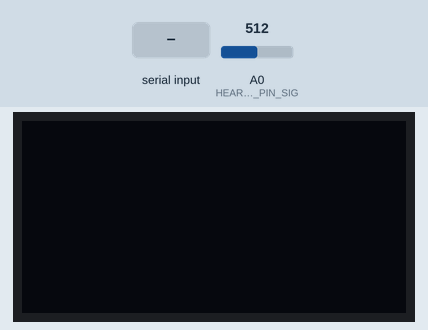
Recording of a sketch running on a simulated Arduino Uno, built with avr-gcc and run on an emulated ATmega328P. Parts: 128×64 one-colour display. Inputs (shaded band) come from the test bench; at power-on: A0 (HEARTPULSE_PIN_SIG) = 512. What the sketch prints to the serial monitor is not drawn.

Above: at 1.0 s.
1.1 s: "HC-05\n" received over Serial
2.6 s: "HC-05\n" received over the second serial link
At 4.6 s:
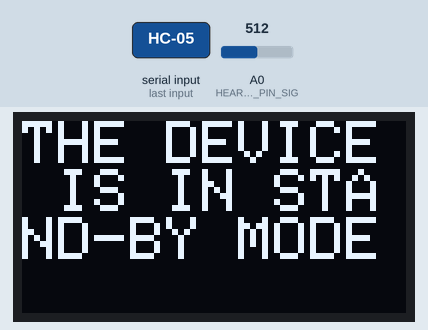
5.6 s: "SyncTime:" received over the second serial link
At 8.3 s:
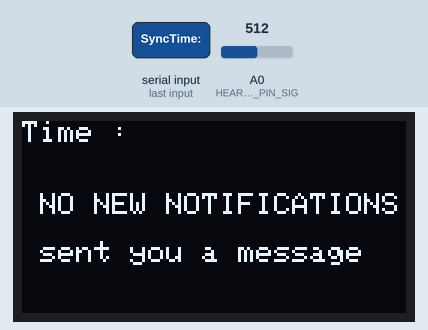
8.6 s: "From:" received over the second serial link
At 10.7 s:
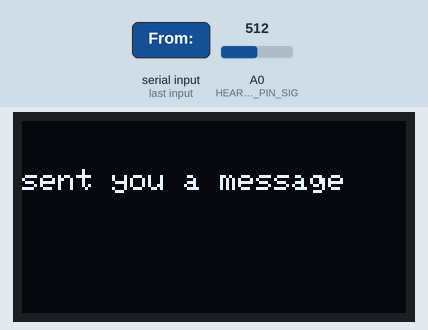
11.6 s: "Message:" received over the second serial link
At 14.1 s:
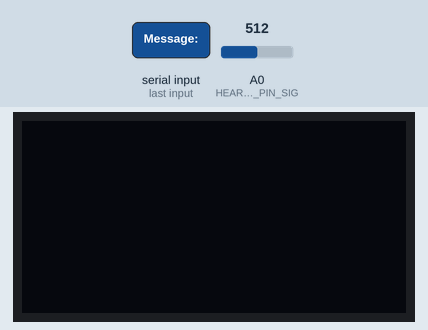
14.6 s: "1" received over the second serial link
At 17.6 s:
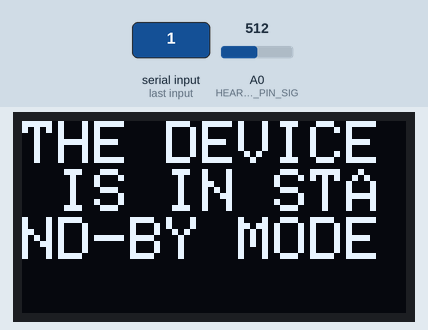
Timing chart, 0 to 18.6 s (numbered marks = the images above; inputs shaded):
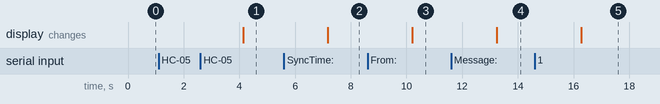

Measured:
- after the input at 1.1 s, every drawn part: stays the same
- after the input at 2.6 s, the display: changes after 1.5 s (image 1)
- after the input at 5.6 s, the display: changes after 1.6 s (image 2)
- after the input at 8.6 s, the display: changes after 1.6 s (image 3)
- after the input at 11.6 s, the display: changes after 1.6 s (image 4)
- after the input at 14.6 s, the display: changes after 1.7 s (image 5)

The sketch:

Firmware.ino
```cpp
// Include Libraries
#include "Arduino.h"
#include "BTHC05.h"
#include "pulse-sensor-arduino.h"
#include "Wire.h"
#include "SPI.h"
#include "Adafruit_SSD1306.h"
#include "Adafruit_GFX.h"


// Pin Definitions
#define BTHC05_PIN_RXD	10
#define BTHC05_PIN_TXD	3
#define HEARTPULSE_PIN_SIG	A0
#define OLED128X64_PIN_RST	5
#define OLED128X64_PIN_DC	4
#define OLED128X64_PIN_CS	2


// Global variables and defines

// object initialization
PulseSensor heartpulse;
//#define SSD1306_LCDHEIGHT 64
Adafruit_SSD1306 oLed128x64(OLED128X64_PIN_DC, OLED128X64_PIN_RST, OLED128X64_PIN_CS);
BTHC05 bthc05(BTHC05_PIN_RXD,BTHC05_PIN_TXD);


// define vars for testing menu
const int timeout = 10000;       //define timeout of 10 sec
char menuOption = 0;
long time0;

// Setup the essentials for your circuit to work. It runs first every time your circuit is powered with electricity.
void setup()
{
    // Setup Serial which is useful for debugging
    // Use the Serial Monitor to view printed messages
    Serial.begin(9600);
    while (!Serial) ; // wait for serial port to connect. Needed for native USB
    Serial.println("start");

    bthc05.begin(9600);
    //This example uses HC-05 Bluetooth to communicate with an Android device.
    //Download bluetooth terminal from google play store, https://play.google.com/store/apps/details?id=Qwerty.BluetoothTerminal&hl=en
    //Pair and connect to 'HC-05', the default password for connection is '1234'.
    //You should see this message from your arduino on your android device
    bthc05.println("Bluetooth On....");
    heartpulse.begin(HEARTPULSE_PIN_SIG);
    oLed128x64.begin(SSD1306_SWITCHCAPVCC);  // by default, we'll generate the high voltage from the 3.3v line internally! (neat!)
    oLed128x64.clearDisplay(); // Clear the buffer.
    oLed128x64.display();
    menuOption = menu();

}

// Main logic of your circuit. It defines the interaction between the components you selected. After setup, it runs over and over again, in an eternal loop.
void loop()
{
	bHCoLED_loop();//function of time and a new notification
	sendHrt();//sends the heart rate to mobile phone
    //I have dumped the following code.
 /*
    if(menuOption == '1') {
    // HC - 05 Bluetooth Serial Module - Test Code
    String bthc05Str = "";
    //Receive String from bluetooth device
    if (bthc05.available())
    {
        //Read a complete line from bluetooth terminal
        bthc05Str = bthc05.readStringUntil('\n');
        // Print raw data to serial monitor
        Serial.print("BT Raw Data: ");
        Serial.println(bthc05Str);
    }
    //Send sensor data to Bluetooth device
    bthc05.println("PUT YOUR SENSOR DATA HERE");
    }
    else if(menuOption == '2') {
    // Heart Rate Pulse Sensor - Test Code
    //Measure Heart Rate
    int heartpulseBPM = heartpulse.BPM;
    Serial.println(heartpulseBPM);
    if (heartpulse.QS == true) {
        Serial.println("PULSE");
        heartpulse.QS = false;
    }
    }
    else if(menuOption == '3') {
    // Monochrome 1.3 inch 128x64 OLED graphic display - Test Code
    oLed128x64.setTextSize(1);
    oLed128x64.setTextColor(WHITE);
    oLed128x64.setCursor(0, 10);
    oLed128x64.clearDisplay();
    oLed128x64.println("Circuito.io Rocks!");
    oLed128x64.display();
    delay(1);
    oLed128x64.startscrollright(0x00, 0x0F);
    delay(2000);
    oLed128x64.stopscroll();
    delay(1000);
    oLed128x64.startscrollleft(0x00, 0x0F);
    delay(2000);
    oLed128x64.stopscroll();
    }


    if (millis() - time0 > timeout)
    {
        menuOption = menu();
    }
 */
 	delay(1000);

}


// Menu function for selecting the components to be tested
// Follow serial monitor for instrcutions
char menu()
{

    Serial.println(F("\nWhich component would you like to test?"));
    Serial.println(F("(1) HC - 05 Bluetooth Serial Module"));
    Serial.println(F("(2) Heart Rate Pulse Sensor"));
    Serial.println(F("(3) Monochrome 1.3 inch 128x64 OLED graphic display"));
    Serial.println(F("(menu) send anything else or press on board reset button\n"));
    while (!Serial.available());

    // Read data from serial monitor if received
    while (Serial.available())
    {
        char c = Serial.read();
        if (isAlphaNumeric(c))
        {
            if(c == '1')
    			Serial.println(F("Now Testing HC - 05 Bluetooth Serial Module"));
    		else if(c == '2')
    			Serial.println(F("Now Testing Heart Rate Pulse Sensor"));
    		else if(c == '3')
    			Serial.println(F("Now Testing Monochrome 1.3 inch 128x64 OLED graphic display"));
            else
            {
                Serial.println(F("illegal input!"));
                return 0;
            }
            time0 = millis();
            return c;
        }
    }
}
//Print Bluetooth data to OLED screen.
void bHCoLED_loop()
{
	String curr_time = "0000 hrs";
	String from_str = "";
	String message_str = "";
	//Recieve data from Bluetooth
    if (bthc05.available())
    {
        //Read a complete line from bluetooth terminal
        String inputstr = bthc05.readString();
        if (inputstr.startsWith("SyncTime:")) {
    		inputstr.remove(0, 9);
    		curr_time = inputstr;
    		oLed128x64.setTextSize(1);
			oLed128x64.setTextColor(WHITE);
			oLed128x64.setCursor(0, 0);
			oLed128x64.clearDisplay();
			oLed128x64.println("Time :");
			oLed128x64.println(curr_time);
			oLed128x64.setTextColor(WHITE);
			if (message_str.length() == 0)
				oLed128x64.println("\n NO NEW NOTIFICATIONS");
			else
			oLed128x64.println("\n You have a new notification: \t");
			oLed128x64.println(from_str);
			oLed128x64.println(" sent you a message\n");
			oLed128x64.println(message_str);
			oLed128x64.display();
		}
  		else if(inputstr.startsWith("From:")) {
    		inputstr.remove(0, 5);
    		//String val[] = "Message:";
    		//int indx = inputstr.indexOf(val);
    		//from_str = inputstr.substring(1,indx-1);
    		//message_str = inputstr.remove(1, indx+6);
    		oLed128x64.setTextSize(1);
			oLed128x64.setTextColor(WHITE);
			oLed128x64.setCursor(0, 0);
			oLed128x64.clearDisplay();
			//oLed128x64.println("\n You have a new notification: ");
			oLed128x64.println(inputstr);
			oLed128x64.println("\nsent you a message\n");
			//oLed128x64.println(message_str);
			oLed128x64.display();
            delay(1000);
  		}
        else if(inputstr.startsWith("Message:")){
            inputstr.remove(0,8);
           	oLed128x64.setTextSize(1);
			oLed128x64.setTextColor(WHITE);
			oLed128x64.setCursor(0, 0);
			oLed128x64.clearDisplay();
			oLed128x64.println(inputstr);
			//oLed128x64.println(message_str);
			oLed128x64.display();
            delay(1000);

        }
  		else{
  			oLed128x64.setTextSize(2);
			oLed128x64.setTextColor(WHITE);
			oLed128x64.setCursor(0, 0);
			oLed128x64.clearDisplay();
			oLed128x64.println("THE DEVICE IS IN STAND-BY MODE");
			oLed128x64.display();
  		}

    }

}
//sense Heart rate.
void sendHrt()
{
	//Measure Heart Rate
    int heartpulseBPM = heartpulse.BPM;
    bthc05.println(heartpulseBPM);
}

/*1******************************************************

*    Circuito.io is an automatic generator of schematics and code for off
*    the shelf hardware combinations.

*    Copyright (C) 2016 Roboplan Technologies Ltd.

*    This program is free software: you can redistribute it and/or modify
*    it under the terms of the GNU General Public License as published by
*    the Free Software Foundation, either version 3 of the License, or
*    (at your option) any later version.

*    This program is distributed in the hope that it will be useful,
*    but WITHOUT ANY WARRANTY; without even the implied warranty of
*    MERCHANTABILITY or FITNESS FOR A PARTICULAR PURPOSE.  See the
*    GNU General Public License for more details.

*    You should have received a copy of the GNU General Public License
*    along with this program.  If not, see <http://www.gnu.org/licenses/>.

*    In addition, and without limitation, to the disclaimers of warranties
*    stated above and in the GNU General Public License version 3 (or any
*    later version), Roboplan Technologies Ltd. ("Roboplan") offers this
*    program subject to the following warranty disclaimers and by using
*    this program you acknowledge and agree to the following:
*    THIS PROGRAM IS PROVIDED ON AN "AS IS" AND "AS AVAILABLE" BASIS, AND
*    WITHOUT WARRANTIES OF ANY KIND EITHER EXPRESS OR IMPLIED.  ROBOPLAN
*    HEREBY DISCLAIMS ALL WARRANTIES, EXPRESS OR IMPLIED, INCLUDING BUT
*    NOT LIMITED TO IMPLIED WARRANTIES OF MERCHANTABILITY, TITLE, FITNESS
*    FOR A PARTICULAR PURPOSE, NON-INFRINGEMENT, AND THOSE ARISING BY
*    STATUTE OR FROM A COURSE OF DEALING OR USAGE OF TRADE.
*    YOUR RELIANCE ON, OR USE OF THIS PROGRAM IS AT YOUR SOLE RISK.
*    ROBOPLAN DOES NOT GUARANTEE THAT THE PROGRAM WILL BE FREE OF, OR NOT
*    SUSCEPTIBLE TO, BUGS, SECURITY BREACHES, OR VIRUSES. ROBOPLAN DOES
*    NOT WARRANT THAT YOUR USE OF THE PROGRAM, INCLUDING PURSUANT TO
*    SCHEMATICS, INSTRUCTIONS OR RECOMMENDATIONS OF ROBOPLAN, WILL BE SAFE
*    FOR PERSONAL USE OR FOR PRODUCTION OR COMMERCIAL USE, WILL NOT
*    VIOLATE ANY THIRD PARTY RIGHTS, WILL PROVIDE THE INTENDED OR DESIRED
*    RESULTS, OR OPERATE AS YOU INTENDED OR AS MAY BE INDICATED BY ROBOPLAN.
*    YOU HEREBY WAIVE, AGREE NOT TO ASSERT AGAINST, AND RELEASE ROBOPLAN,
*    ITS LICENSORS AND AFFILIATES FROM, ANY CLAIMS IN CONNECTION WITH ANY OF
*    THE ABOVE.
********************************************************/
```

BTHC05.cpp
```cpp
#include "BTHC05.h"

/*
* Constructor for SoftwareSerial case.
*/
BTHC05::BTHC05(int pinRx, int pinTx) : SoftwareSerial(pinRx, pinTx)
{
  pinMode(pinRx, INPUT);
  pinMode(pinTx, OUTPUT);
	begin(9600);
}
```

BTHC05.h
```cpp
/** \addtogroup BTHC05
 *  @{
 */

// BTHC05.h

#ifndef _BTHC05_H
#define _BTHC05_H

#include <Arduino.h>
#include <SoftwareSerial.h>


class BTHC05 : public SoftwareSerial
{
	public:
		/*
		* Constructor for SoftwareSerial case.
		*/
		BTHC05(int pinRx, int pinTx);


};
#endif	//_BTHC05_H
/** @}*/
```

pulse-sensor-arduino.cpp
```cpp
/*
>> pulse-sensor-arduino.cpp <<

A simple library for using the heart rate pulse sensor in an Arduino Yún board (may be used in other boards too).
Reference: https://github.com/WorldFamousElectronics/PulseSensor-Amped-Leonardo

This code is for Pulse Sensor Amped by Joel Murphy and Yury Gitman
    www.pulsesensor.com
    >>> Pulse Sensor purple wire goes to Analog Pin 0 <<<
Pulse Sensor sample aquisition and processing happens in the background via Timer 1 interrupt. 2ms sample rate.

The following variables are automatically updated:
Signal :    int that holds the analog signal data straight from the sensor. updated every 2ms.
IBI  :      int that holds the time interval between beats. 2mS resolution.
BPM  :      int that holds the heart rate value, derived every beat, from averaging previous 10 IBI values.
QS  :       boolean that is made true whenever Pulse is found and BPM is updated. User must reset.
*/

#include "pulse-sensor-arduino.h"

volatile int rate[10];                        // array to hold last ten IBI values
volatile unsigned long sampleCounter = 0;     // used to determine pulse timing
volatile unsigned long lastBeatTime = 0;      // used to find IBI
volatile int P =512;                          // used to find peak in pulse wave, seeded
volatile int T = 512;                         // used to find trough in pulse wave, seeded
volatile int thresh = 512;                    // used to find instant moment of heart beat, seeded
volatile int amp = 100;                       // used to hold amplitude of pulse waveform, seeded
volatile boolean firstBeat = true;            // used to seed rate array so we startup with reasonable BPM
volatile boolean secondBeat = false;          // used to seed rate array so we startup with reasonable BPM
volatile boolean Pulse = false;               // true when pulse wave is high, false when it's low
volatile int pulsePin;

volatile int PulseSensor::IBI = 600;          // holds the time between beats, must be seeded!
volatile int PulseSensor::BPM;                // used to hold the pulse rate
volatile int PulseSensor::Signal;             // holds the incoming raw data
volatile boolean PulseSensor::QS = false;     // becomes true when Arduino finds a beat

void PulseSensor::begin(int pPin)
{
  pinMode(pulsePin, INPUT);
  pulsePin = pPin;

  // Initializes Timer1 to throw an interrupt every 2ms.
  TCCR1A = 0x00;
  TCCR1B = 0x0C;  // CTC (Compare match mode) and ClockIO/256
  OCR1A = 0x7C;   // 2 ms
  TIMSK1 = 0x02;
  sei();             // MAKE SURE GLOBAL INTERRUPTS ARE ENABLED
}

// THIS IS THE TIMER 1 INTERRUPT SERVICE ROUTINE.
// Timer 1 makes sure that we take a reading every 2 miliseconds
ISR(TIMER1_COMPA_vect)
{                         // triggered when Timer1 counts to 124
  cli();                                      // disable interrupts while we do this
  PulseSensor::Signal = analogRead(pulsePin);              // read the Pulse Sensor
  sampleCounter += 2;                         // keep track of the time in ms with this variable
  int N = sampleCounter - lastBeatTime;       // monitor the time since the last beat to avoid noise

  //  find the peak and trough of the pulse wave
  if(PulseSensor::Signal < thresh && N > (PulseSensor::IBI/5)*3){       // avoid dichrotic noise by waiting 3/5 of last IBI
    if (PulseSensor::Signal < T){                        // T is the trough
      T = PulseSensor::Signal;                         // keep track of lowest point in pulse wave
    }
  }

  if(PulseSensor::Signal > thresh && PulseSensor::Signal > P){          // thresh condition helps avoid noise
    P = PulseSensor::Signal;                             // P is the peak
  }                                        // keep track of highest point in pulse wave

  //  NOW IT'S TIME TO LOOK FOR THE HEART BEAT
  // signal surges up in value every time there is a pulse
  if (N > 250){                                   // avoid high frequency noise
    if ( (PulseSensor::Signal > thresh) && (Pulse == false) && (N > (PulseSensor::IBI/5)*3) )
    {
      Pulse = true;                               // set the Pulse flag when we think there is a pulse
      PulseSensor::IBI = sampleCounter - lastBeatTime;         // measure time between beats in mS
      lastBeatTime = sampleCounter;               // keep track of time for next pulse

      if(secondBeat){                        // if this is the second beat, if secondBeat == TRUE
        secondBeat = false;                  // clear secondBeat flag
        for(int i=0; i<=9; i++){             // seed the running total to get a realisitic BPM at startup
          rate[i] = PulseSensor::IBI;
        }
      }

      if(firstBeat){                         // if it's the first time we found a beat, if firstBeat == TRUE
        firstBeat = false;                   // clear firstBeat flag
        secondBeat = true;                   // set the second beat flag
        sei();                               // enable interrupts again
        return;                              // IBI value is unreliable so discard it
      }


      // keep a running total of the last 10 IBI values
      word runningTotal = 0;                  // clear the runningTotal variable

      for(int i=0; i<=8; i++){                // shift data in the rate array
        rate[i] = rate[i+1];                  // and drop the oldest IBI value
        runningTotal += rate[i];              // add up the 9 oldest IBI values
      }

      rate[9] = PulseSensor::IBI;                          // add the latest IBI to the rate array
      runningTotal += rate[9];                // add the latest IBI to runningTotal
      runningTotal /= 10;                     // average the last 10 IBI values
      PulseSensor::BPM = 60000/runningTotal;               // how many beats can fit into a minute? that's BPM!
      PulseSensor::QS = true;                              // set Quantified Self flag
      // QS FLAG IS NOT CLEARED INSIDE THIS ISR
    }
  }

  if (PulseSensor::Signal < thresh && Pulse == true){   // when the values are going down, the beat is over
    Pulse = false;                         // reset the Pulse flag so we can do it again
    amp = P - T;                           // get amplitude of the pulse wave
    thresh = amp/2 + T;                    // set thresh at 50% of the amplitude
    P = thresh;                            // reset these for next time
    T = thresh;
  }

  if (N > 2500){                           // if 2.5 seconds go by without a beat
    thresh = 512;                          // set thresh default
    P = 512;                               // set P default
    T = 512;                               // set T default
    lastBeatTime = sampleCounter;          // bring the lastBeatTime up to date
    firstBeat = true;                      // set these to avoid noise
    secondBeat = false;                    // when we get the heartbeat back
  }

  sei();                                   // enable interrupts when youre done!
} // end isr
```

pulse-sensor-arduino.h
```cpp
/*
>> pulse-sensor-arduino.h <<

A simple library for using the heart rate pulse sensor in an Arduino Yún board (may be used in other boards too).
Reference: https://github.com/WorldFamousElectronics/PulseSensor-Amped-Leonardo

This code is for Pulse Sensor Amped by Joel Murphy and Yury Gitman
    www.pulsesensor.com
    >>> Pulse Sensor purple wire goes to Analog Pin 0 <<<
Pulse Sensor sample aquisition and processing happens in the background via Timer 1 interrupt. 2ms sample rate.

The following variables are automatically updated:
Signal :    int that holds the analog signal data straight from the sensor. updated every 2ms.
IBI  :      int that holds the time interval between beats. 2mS resolution.
BPM  :      int that holds the heart rate value, derived every beat, from averaging previous 10 IBI values.
QS  :       boolean that is made true whenever Pulse is found and BPM is updated. User must reset.
*/

#ifndef PULSE_SENSOR_ARDUINO_H
#define PULSE_SENSOR_ARDUINO_H

#include "Arduino.h"

class PulseSensor
{
public:
  static void begin(int pulsePin);

  static volatile int BPM;           // used to hold the pulse rate
  static volatile int Signal;        // holds the incoming raw data
  static volatile int IBI;           // holds the time between beats, must be seeded!
  static volatile boolean QS;        // becomes true when Arduoino finds a beat.
};

#endif // PULSE_SENSOR_ARDUINO_H
```

Source omitted: glcdfont.c (data table, 8486 bytes)
